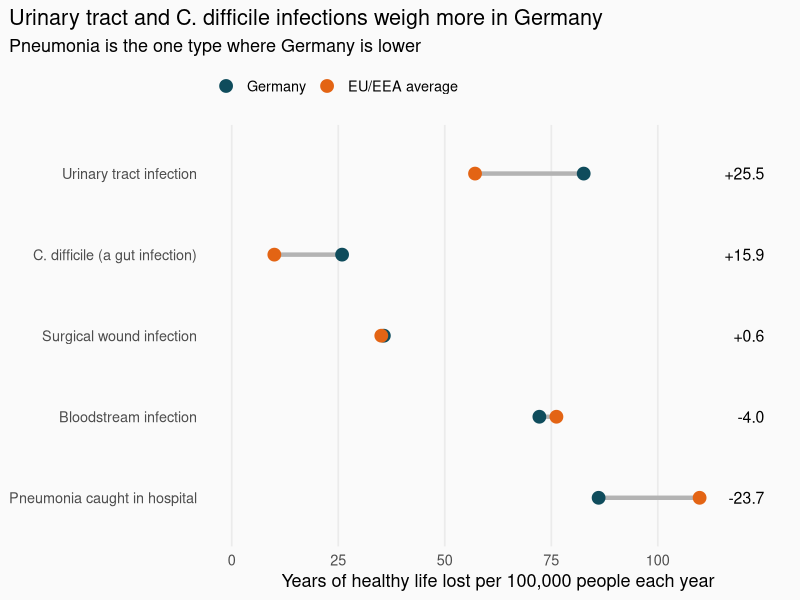

This figure's R source:
## ---- chunk 1
#| label: setup
library(dplyr)
library(tidyr)
library(ggplot2)
library(knitr)

hai <- tibble(
  infection  = c("Pneumonia caught in hospital", "Urinary tract infection",
                 "Bloodstream infection", "Surgical wound infection",
                 "C. difficile (a gut infection)"),
  germany    = c(86.1, 82.6, 72.2, 35.7, 25.9),
  germany_lo = c(42.1, 34.5, 38.3, 28.9, 2.5),
  germany_hi = c(145.1, 159.2, 129.0, 43.7, 61.2),
  eu         = c(109.8, 57.1, 76.2, 35.1, 10.0),
  eu_lo      = c(55.3, 24.3, 52.6, 33.3, 0.9),
  eu_hi      = c(170.5, 102.9, 104.8, 36.8, 19.2)
) |>
  mutate(gap = germany - eu)
## ---- chunk 2
#| label: fig-burden
#| fig-cap: "Health burden of hospital infections by type, Germany vs the EU/EEA average, 2011–12. The numbers on the right show Germany minus the EU/EEA average. Source: @zacher2019."
#| fig-alt: "Dot plot comparing Germany and the EU/EEA average for five infection types. Germany is higher for urinary tract and C. difficile infections, about the same for surgical wound and bloodstream infections, and lower for pneumonia."
#| fig-width: 8
#| fig-height: 4.5

hai_long <- hai |>
  mutate(infection = reorder(infection, gap)) |>
  pivot_longer(c(germany, eu), names_to = "group", values_to = "dalys") |>
  mutate(group = factor(recode(group, germany = "Germany", eu = "EU/EEA average"),
                        levels = c("Germany", "EU/EEA average")))

ggplot(hai_long, aes(x = dalys, y = infection)) +
  geom_line(aes(group = infection), colour = "grey70", linewidth = 1.5) +
  geom_point(aes(colour = group), size = 4) +
  geom_text(
    data = hai |> mutate(infection = factor(infection, levels = levels(hai_long$infection))),
    aes(x = 125, y = infection, label = sprintf("%+.1f", gap)),
    inherit.aes = FALSE, hjust = 1, size = 4
  ) +
  scale_colour_manual(values = c("Germany" = "#0F4C5C", "EU/EEA average" = "#E36414")) +
  scale_x_continuous(limits = c(0, 125), breaks = seq(0, 100, 25)) +
  labs(
    x = "Years of healthy life lost per 100,000 people each year",
    y = NULL, colour = NULL,
    title = "Urinary tract and C. difficile infections weigh more in Germany",
    subtitle = "Pneumonia is the one type where Germany is lower"
  ) +
  theme_minimal(base_size = 13) +
  theme(
    legend.position = "top",
    legend.justification = "left",
    panel.grid.minor = element_blank(),
    panel.grid.major.y = element_blank(),
    plot.title.position = "plot",
    plot.background = element_rect(fill = "#FAFAFA", colour = NA)
  )
## ---- chunk 3
#| label: tbl-burden
#| tbl-cap: "Estimated yearly burden of hospital infections (DALYs per 100,000 people), with 95% uncertainty ranges in brackets. Germany vs EU/EEA average, 2011–12. Source: @zacher2019."

compare <- c("Higher", "Higher", "About the same", "About the same", "Lower")

hai |>
  arrange(desc(gap)) |>
  transmute(
    `Infection type` = infection,
    `Germany` = sprintf("%.1f (%.1f–%.1f)", germany, germany_lo, germany_hi),
    `EU/EEA average` = sprintf("%.1f (%.1f–%.1f)", eu, eu_lo, eu_hi),
    `Germany compared with EU/EEA` = compare
  ) |>
  bind_rows(tibble(
    `Infection type` = "**All five combined**",
    `Germany` = "308.2 (221.2–416.3)",
    `EU/EEA average` = "290.0 (214.9–376.9)",
    `Germany compared with EU/EEA` = "Slightly higher, but not certain"
  )) |>
  kable(align = c("l", "r", "r", "l"))
